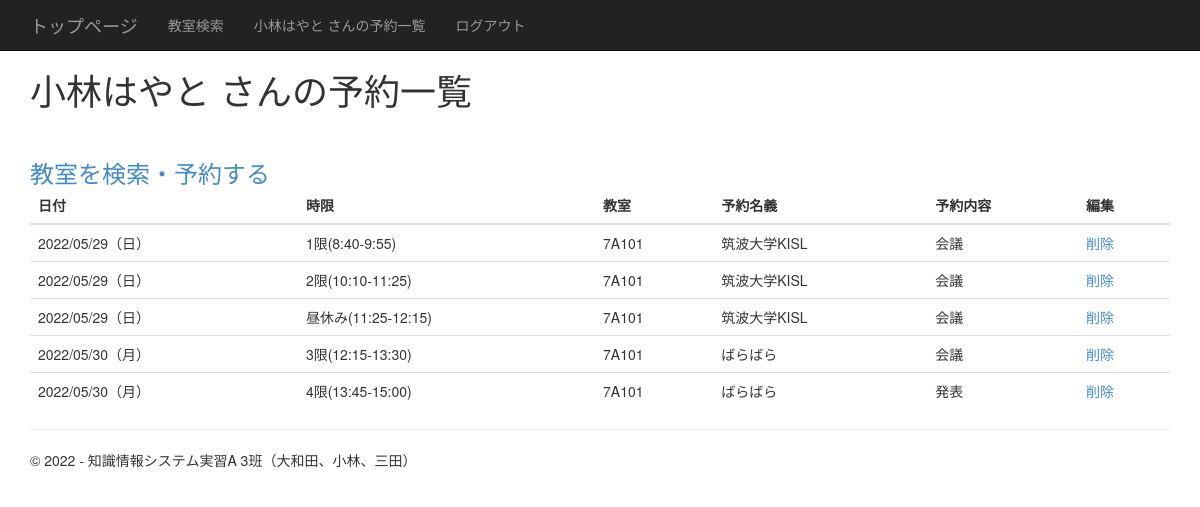
The page /book/ (signed in) on the database its author committed.
### tables this page shows
CREATE TABLE user (
  id INTEGER PRIMARY KEY AUTOINCREMENT,
  username TEXT UNIQUE NOT NULL,
  password TEXT NOT NULL
);

CREATE TABLE book (
  id INTEGER PRIMARY KEY AUTOINCREMENT,
  user_id INTEGER NOT NULL,
  book_date TEXT NOT NULL,
  book_lecture INTEGER NOT NULL,
  class_room TEXT NOT NULL,
  book_group TEXT NOT NULL,
  book_matter TEXT NOT NULL
);

CREATE TABLE lecture_division (
  lecture_id INTEGER PRIMARY KEY,
  lecture TEXT UNIQUE NOT NULL
);

### kisl2022_3/book.py (the view, shortened to what this page needs)
@bp.route('/')
@login_required
def index_book():
    db = get_db()
    user_id = session.get('user_id')
    if user_id ==1:
        all_books = db.execute(
            '''SELECT id, strftime('%Y/%m/%d',book_date) AS book_date,substr('日月火水木金土', strftime('%w',book_date)+1, 1) AS weekday,lecture,class_room,book_group,book_matter FROM book,lecture_division
            WHERE book.book_lecture = lecture_division.lecture_id ORDER BY book.book_date ASC, book.book_lecture ASC'''
        ).fetchall()
        return render_template('book/index_book.html',
                           books=all_books,
                           title='予約一覧',
                           year=datetime.now().year)

### kisl2022_3/auth.py (called while the page is built)
@bp.before_app_request
def load_logged_in_user():
    user_id = session.get('user_id')
    if user_id is None:
        g.user = None
    else:
        db = get_db()
        g.user = db.execute(
            'SELECT * FROM user WHERE id = ?', (user_id,)
        ).fetchone()

def login_required(view):
    @functools.wraps(view)
    def wrapped_view(**kwargs):
        if g.user is None:
            flash('ログインをしてから操作してください', category='alert alert-warning')
            return redirect(url_for('auth.login'))
        return view(**kwargs)
    return wrapped_view

### kisl2022_3/db.py (called while the page is built)
def get_db():
    if 'db' not in g:
        g.db = sqlite3.connect(
            current_app.config['DATABASE'],
            detect_types=sqlite3.PARSE_DECLTYPES
        )
        g.db.row_factory = sqlite3.Row
    return g.db

### kisl2022_3/templates/book/index_book.html (shortened to what this page needs)
{% extends "layout.html" %}
{% block content %}
    <h1 style="margin-bottom:50px">{{ g.user['username'] }} さんの予約一覧</h1>
    <a class="h3" href="{{ url_for('book.searchcr') }}">教室を検索・予約する</a>
    <table class="table table-hover">
        <thead>
            <tr>
                <th>日付</th>
                <th>時限</th>
                <th>教室</th>
                <th>予約名義</th>
                <th>予約内容</th>
                <th>編集</th>
            </tr>
        </thead>
        <tbody>
            {% for book in books %}
            <tr>
                <td>{{ book.book_date }}（{{ book.weekday }}）</td>
                <td>{{ book.lecture }}</td>
                <td>{{ book.class_room }}</td>
                <td>{{ book.book_group }}</td>
                <td>{{ book.book_matter }}</td>
                <td>
                    <a href="{{ url_for('book.delete_book', book_id=book.id) }}">削除</a>
                </td>
            </tr>
            {% else %}
            <td>予約がありません</td>
            {% endfor %}
        </tbody>
    </table>
{% endblock %}

### kisl2022_3/templates/layout.html (shortened to what this page needs)
<!DOCTYPE html>
<html>
<head>
    <link rel="stylesheet" type="text/css" href="/static/content/bootstrap.min.css" />
    <link rel="stylesheet" type="text/css" href="/static/content/site.css" />
</head>
<body>
    <div class="navbar navbar-inverse navbar-fixed-top">
        <div class="container">
            <div class="navbar-header">
                <a href="/" class="navbar-brand">トップページ</a>
            </div>
            <div class="navbar-collapse collapse">
                <ul class="nav navbar-nav">
                    {% if g.user %}
                    <li><a href="{{ url_for('book.searchcr') }}">教室検索</a></li>
                    <li><a href="{{ url_for('book.index_book') }}">{{ g.user['username'] }} さんの予約一覧</a></li>
                    <li><a href="{{ url_for('auth.logout') }}">ログアウト</a></li>
                    {% else %}
                    <li><a href="{{ url_for('book.searchcr') }}">教室検索</a></li>
                    <li><a href="{{ url_for('auth.create_user') }}">新規ユーザー登録</a></li>
                    <li><a href="{{ url_for('auth.login') }}">ログイン</a></li>
                    {% endif %}
                </ul>
            </div>
        </div>
    </div>
    <div class="container body-content">
        {% block content %}{% endblock %}
        <hr />
        <footer>
            <p>&copy; {{ year }} - 知識情報システム実習A 3班（大和田、小林、三田）</p>
        </footer>
    </div>
</body>
</html>

### kisl2022_3/static/content/site.css (style rules this page uses)
body { padding-top: 50px; padding-bottom: 20px; }
.body-content { padding-left: 15px; padding-right: 15px; }

### rows shown on the page
user: user.username "小林はやと"
book: book_date "2022/05/29", weekday "日", lecture "1限(8:40-9:55)", class_room "7A101", book_group "筑波大学KISL", book_matter "会議"
book: book_date "2022/05/29", weekday "日", lecture "2限(10:10-11:25)", class_room "7A101", book_group "筑波大学KISL", book_matter "会議"
book: book_date "2022/05/29", weekday "日", lecture "昼休み(11:25-12:15)", class_room "7A101", book_group "筑波大学KISL", book_matter "会議"
book: book_date "2022/05/30", weekday "月", lecture "3限(12:15-13:30)", class_room "7A101", book_group "ばらばら", book_matter "会議"
book: book_date "2022/05/30", weekday "月", lecture "4限(13:45-15:00)", class_room "7A101", book_group "ばらばら", book_matter "発表"
